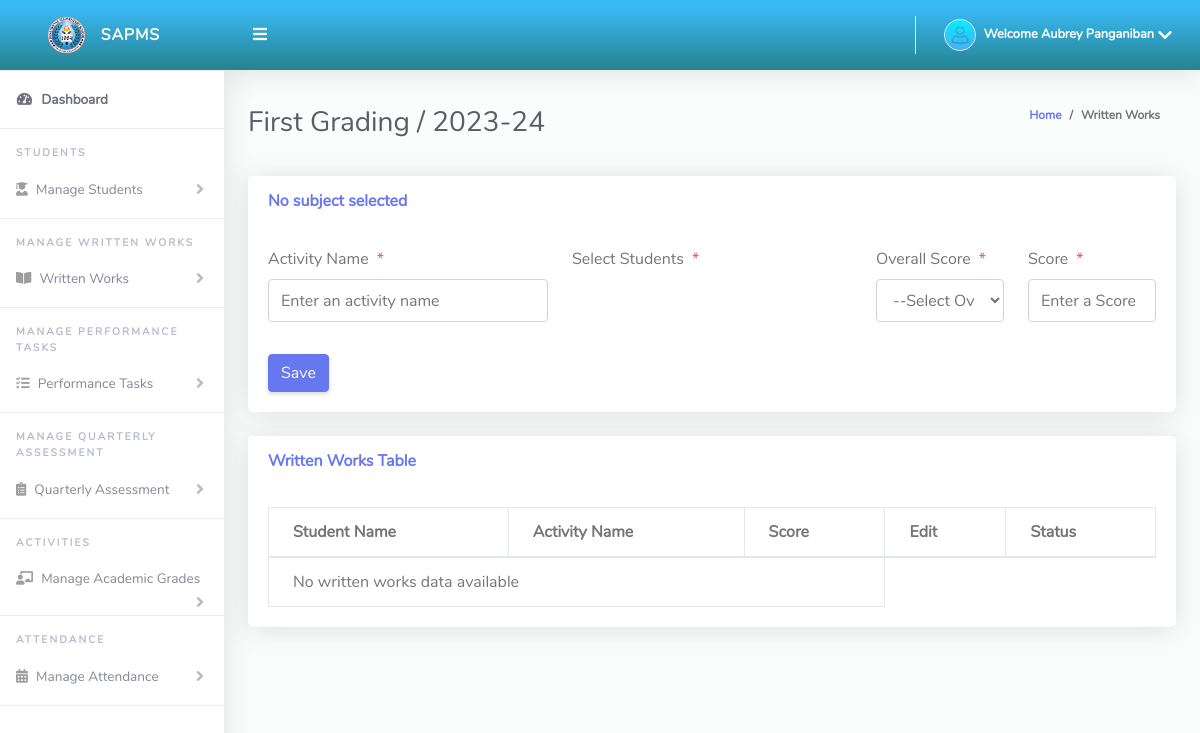
The page /ClassTeacher/writtenWorks.php (signed in) on the database its author committed.
### tables this page shows
CREATE TABLE `tblclassteacher` (
  `Id` int(10) NOT NULL,
  `firstName` varchar(255) NOT NULL,
  `lastName` varchar(255) NOT NULL,
  `emailAddress` varchar(255) NOT NULL,
  `password` varchar(255) NOT NULL,
  `phoneNo` varchar(50) NOT NULL,
  `classId` varchar(10) NOT NULL,
  `classArmId` varchar(10) NOT NULL,
  `dateCreated` varchar(50) NOT NULL
);

CREATE TABLE `tblsessionterm` (
  `Id` int(10) NOT NULL,
  `sessionName` varchar(50) NOT NULL,
  `termId` varchar(50) NOT NULL,
  `isActive` varchar(10) NOT NULL,
  `dateCreated` varchar(50) NOT NULL
);

CREATE TABLE `tblterm` (
  `Id` int(10) NOT NULL,
  `termName` varchar(20) NOT NULL
);

### ClassTeacher/writtenWorks.php (the view, shortened to what this page needs)
<?php
include '../Includes/dbcon.php';
$query = "SELECT tblterm.Id AS termId, tblterm.termName, tblsessionterm.sessionName, tblsessionterm.id AS sessionId
FROM tblsessionterm
JOIN tblterm ON tblsessionterm.termId = tblterm.Id
WHERE tblsessionterm.isActive = 1";
$rs = $conn->query($query);
$num = $rs->num_rows;
$rrw = $rs->fetch_assoc();
if ($num > 0) {
    $termId = $rrw['termId'];
    $sessionId = $rrw['sessionId'];
} else {
    $termId = 0;
    $sessionName = "";
}
?>
<!DOCTYPE html>
<html lang="en">
<head>
    <link href="../vendor/fontawesome-free/css/all.min.css" rel="stylesheet" type="text/css">
    <link href="../vendor/bootstrap/css/bootstrap.min.css" rel="stylesheet" type="text/css">
    <link href="https://cdn.jsdelivr.net/npm/select2@4.1.0-rc.0/dist/css/select2.min.css" rel="stylesheet" />
    <link href="css/ruang-admin.min.css" rel="stylesheet">
</head>
<body id="page-top">
    <div id="wrapper">
        <?php include "Includes/sidebar.php";?>
        <div id="content-wrapper" class="d-flex flex-column">
            <?php include "Includes/topbar.php";?>
            <div class="container-fluid" id="container-wrapper">
                <div class="d-sm-flex align-items-center justify-content-between mb-4">
                    <h1 class="h3 mb-0 text-gray-800"><?php
                    echo $rrw['termName']. ' / ' .$rrw['sessionName'] . ''; ?></h1>
                    <ol class="breadcrumb">
                        <li class="breadcrumb-item"><a href="./">Home</a></li>
                        <li class="breadcrumb-item active" aria-current="page">Written Works
                        </li>
                    </ol>
                </div>
                <div class="row">
                    <div class="col-lg-12">
                        <div class="card mb-4">
                            <div class="card-header py-3 d-flex flex-row align-items-center justify-content-between">
                                <h6 class="m-0 font-weight-bold text-primary">
                                     <?php
                                       if (isset($_GET['subject'])) {
                                          $selectedSubject = $_GET['subject'];
                                          echo htmlspecialchars($selectedSubject);
                                        } else {
                                          echo 'No subject selected';
                                        }
                                      ?>
                                </h6>
                            </div>
                            <div class="card-body">
                                <form method="post" id="saveForm" onsubmit="return confirmSave()">
                                    <div class="form-group row mb-3">
                                        <div class="col-xl-4">
                                            <label class="form-control-label">Activity Name<span class="text-danger ml-2">*</span></label>
                                            <input type="text" class="form-control" name="activityName" placeholder="Enter an activity name" required>
                                        </div>
                                        <div class="col-xl-4">
                                            <label class="form-control-label">Select Students<span class="text-danger ml-2">*</span></label>
                                        </div>
                                        <div class="col-xl-2">
                                            <label class="form-control-label">Overall Score<span class="text-danger ml-2">*</span></label>
                                            <select class="form-control" name="overallScore" required>
                                                <option value="">--Select Overall Score--</option>
                                            </select>
                                        </div>
                                        <div class="col-xl-2">
                                            <label class="form-control-label">Score<span class="text-danger ml-2">*</span></label>
                                            <input type="text" class="form-control" name="scoreGrade" placeholder="Enter a Score" required>
                                        </div>
                                    </div>
                                    <button type="submit" name="save" class="btn btn-primary">Save</button>
                                </form>
                            </div>
                        </div>
                    </div>
                </div>
                <div class="row">
                    <div class="col-lg-12">
                        <div class="card mb-4">
                            <div class="card-header py-3 d-flex flex-row align-items-center justify-content-between">
                                <h6 class="m-0 font-weight-bold text-primary">Written Works Table</h6>
                            </div>
                            <div class="card-body">
                                <div class="table-responsive">
                                    <table class="table table-bordered" id="dataTable" width="100%" cellspacing="0">
                                        <thead>
                                            <tr>
                                                <th>Student Name</th>
                                                <th>Activity Name</th>
                                                <th>Score</th>
                                                <th>Edit</th>
                                                <th>Status</th>
                                            </tr>
                                        </thead>
                                        <tbody>
                                            <?php
                                                $writtenWorksQuery = "SELECT * FROM tblwrittenworks INNER JOIN tblstudents ON tblwrittenworks.studentId = tblstudents.admissionNumber WHERE subjectName = '$selectedSubject' AND termId = '$termId' AND sessionId = '$sessionId'";
                                                $writtenWorksResult = $conn->query($writtenWorksQuery);
                                                if ($writtenWorksResult->num_rows > 0) {
                                                    while ($row = $writtenWorksResult->fetch_assoc()) {
                                                        echo "<tr>";
                                                        echo "<td>".$row['firstName']." ".$row['lastName']." ".$row['otherName']."</td>";
                                                        echo "<td>".$row['activityName']."</td>";
                                                        echo "<td>".$row['grade']." / ".$row['overallScore']."</td>";
                                                        echo "<td><a href='editWrittenWorksScore.php?id=".$row['id']."'>Edit</a></td>";
                                                        echo "<td>";
                                                        if ($row['isMarked'] == 1) {
                                                            echo "Successfully Marked";
                                                        } else {
                                                            echo "For Approval";
                                                        }
                                                        echo "</td>";
                                                        echo "</tr>";
                                                    }
                                                } else {
                                                    echo "<tr><td colspan='3'>No written works data available</td></tr>";
                                                }
                                            ?>
                                        </tbody>
                                    </table>
                                </div>
                            </div>
                        </div>
                    </div>
                </div>
            </div>
        </div>
    </body>
</html>

### ClassTeacher/Includes/topbar.php (shortened to what this page needs)
<?php
  $query = "SELECT * FROM tblclassteacher WHERE Id = ".$_SESSION['userId']."";
  $rs = $conn->query($query);
  $rows = $rs->fetch_assoc();
  $fullName = $rows['firstName']." ".$rows['lastName'];;
?>
<nav class="navbar navbar-expand navbar-light bg-gradient-info topbar mb-4 static-top">
          <button id="sidebarToggleTop" class="btn btn-link rounded-circle mr-3">
            <i class="fa fa-bars"></i>
          </button>
          <ul class="navbar-nav ml-auto">
            <li class="nav-item dropdown no-arrow">
              <a class="nav-link dropdown-toggle" href="#" id="userDropdown" role="button" data-toggle="dropdown"
                aria-haspopup="true" aria-expanded="false">
                <img class="img-profile rounded-circle" src="img/user-icn.png" style="max-width: 60px">
                <span class="ml-2 d-none d-lg-inline text-white small"><b>Welcome <?php echo $fullName;?></b></span>
                 <i class="fas fa-chevron-down ml-1"></i>
              </a>
            </li>
          </ul>
        </nav>

### rows shown on the page
tblclassteacher: fullName "Aubrey Panganiban"
tblsessionterm: termId.termName "First Grading", sessionName "2023-24"
